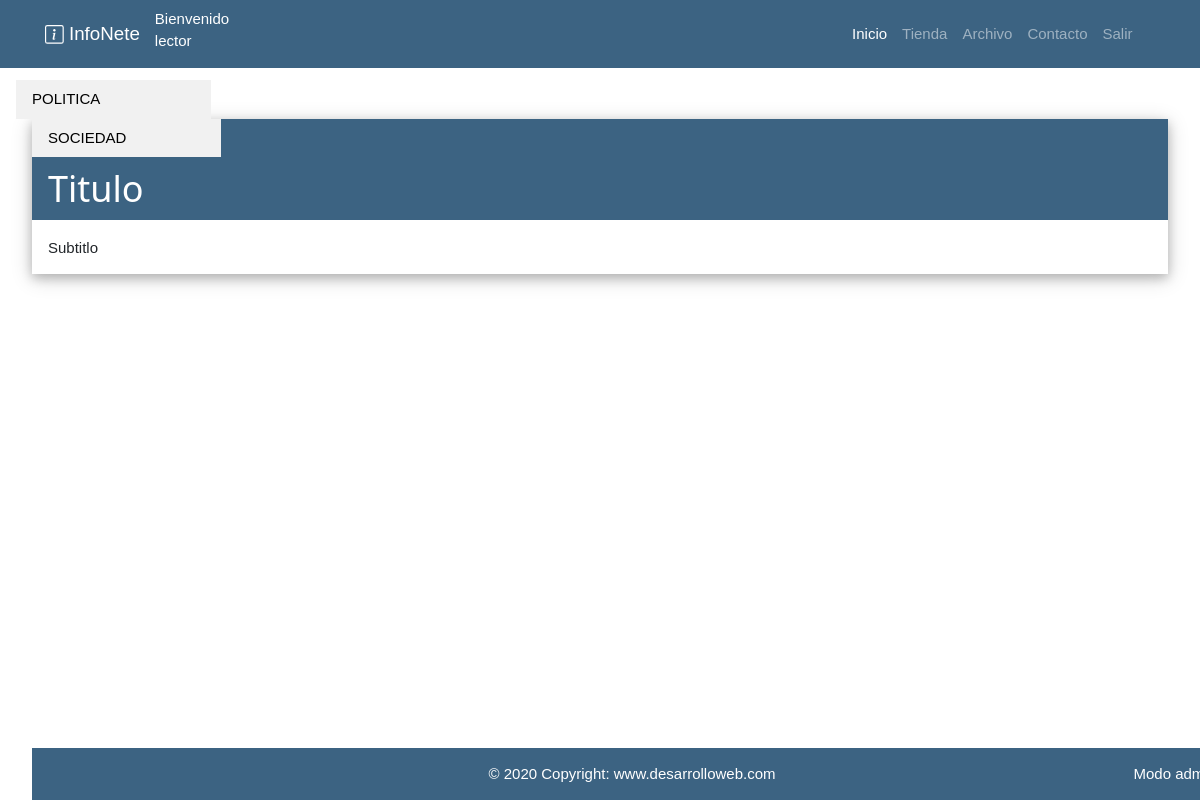
The app's page /index.php?page=buscarSecciones&Id_usuario=1&Cod_revista=1 (signed in), older data.
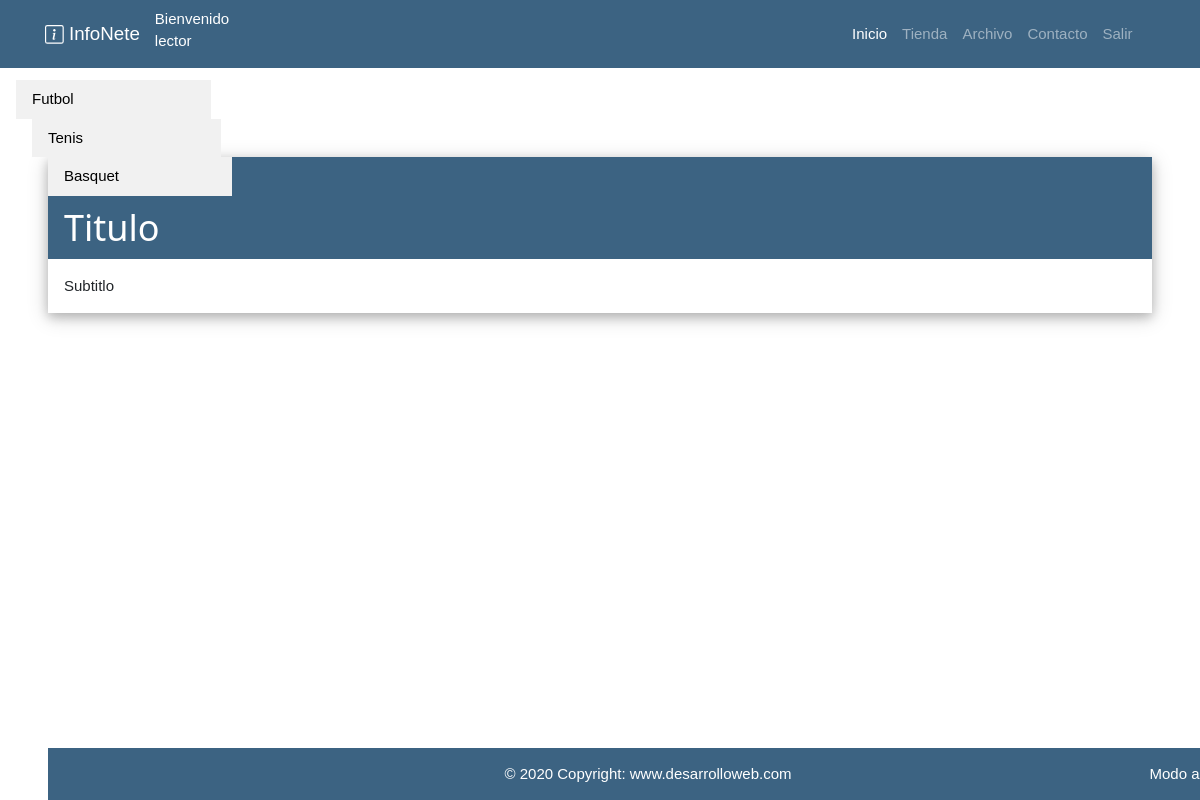
The same page, newer data.
### tables this page shows
CREATE TABLE Seccion     
(
Cod_seccion int NOT NULL auto_increment,
Descripcion varchar(50),
Cod_revista int NOT NULL,
CONSTRAINT PK_Descripcion PRIMARY KEY (Cod_seccion),
CONSTRAINT FK_Seccion_Revista FOREIGN KEY (Cod_revista) REFERENCES Diario_Revista(Id) 
);

### controller/RevistaController.php (called while the page is built, shortened)
<?php
class RevistaController
{
    private $modelo;
    public function __construct()
    {
        include_once("model/RevistaModel.php");
        $this->modelo = new RevistaModel();
    }
    public function executeBuscarSeccionesPorRevista($idUsuario,$idRevista)
{
    $resultadosSeccionPorRevista=$this->modelo->executeBuscarSeccionesPorRevista($idUsuario,$idRevista);
    include_once("view/lector/seccionesView.php");
}
}

### helper/Database.php (called while the page is built, shortened)
<?php
class Database
{
    private $conexion;
    public function __construct()
    {
        $configuracion = parse_ini_file("config/config.ini");
        $servername = $configuracion["servername"];
        $username = $configuracion["username"];
        $dbname = $configuracion["dbname"];
        $password = $configuracion["password"];
        $conn = new mysqli($servername, $username, $password);
        $conn->select_db($dbname);
        $this->conexion = $conn;
    }
    public function queryBuscarSeccionesPorRevista($idUsuario , $id_revista)
    {
        $resultados=array();
        $stmt = $this->conexion->prepare("SELECT * FROM Seccion
                                                where Cod_revista in (select Cod_revista
					                            from Lector_SuscripcionRevista
                                                where id_usuario = $idUsuario and Cod_revista = $id_revista)");
        $stmt->execute();
        $result = $stmt->get_result();
        if ($result->num_rows === 0) {
            $_SESSION["sinSeccion"] = "0";
        } else {
            $i = 1;
            while ($row = $result->fetch_assoc()) {
                $codSeccion = $row['Cod_seccion'];
                $descripcion = $row['Descripcion'];
                $resultados[$i] = $codSeccion . "-" . $descripcion;
                $i++;
            }
            return $resultados;
        }
    }
}

### model/RevistaModel.php (called while the page is built, shortened)
<?php
include_once("helper/Database.php");
class RevistaModel
{
    private $conexion;
    public function __construct()
    {
        $this->conexion = new Database();
    }
    public function executeBuscarSeccionesPorRevista($idUsuario , $id_revista)
    {
        return $this->conexion->queryBuscarSeccionesPorRevista($idUsuario , $id_revista);
    }
}

### view/lector/seccionesView.php (the view, shortened to what this page needs)
<?php
if (isset($_SESSION["usuarioOK"])) {
    ?>
    <?php
    if (isset($resultadosSeccionPorRevista)) {
        $tam = sizeof($resultadosSeccionPorRevista);
        for ($i = 1; $i <= $tam; $i++) {
            $posi = explode("-", $resultadosSeccionPorRevista[$i]);
            echo "<div class='w3-container'>";
            echo "<div class='w3-row'>";
            echo "<div class='w3-col m4 l2'>";
            echo "<div class='w3-bar-block w3-light-blue w3-mobile '>";
            echo "<a href='index.php?page=buscarNotiPorSeccion&Cod_seccion=$posi[0]' class=\"w3-bar-item w3-button w3-light-grey text-white w3-padding   \"> $posi[1]</a>";
            echo "</div>";
            echo "</div>";
        }
    }
    echo "<div class=\"w3-card-4 mb-5 w-col-sm\">";
    echo "<header class=\"w3-container bg-primary text-white mb-3  \">
                        <h1>Titulo</h1>
                        </header>";
    echo "<div class=\"w3-container w3-margin-top\">
                        <p>Subtitlo</p>
                        </div>";
    echo "</div>";
}
?>

### view/partial/header.php (shortened to what this page needs)
<?php
if(isset($_SESSION["usuarioOK"])) {
    $usuario = $_SESSION["usuarioOK"];
    $pos = explode("-", $usuario);
    }
?>
<!DOCTYPE html>
<html>
    <head>
        <link rel="stylesheet" href="view/css/bootstrap.min.css">
        <link rel="stylesheet" href="view/css/estilos.css">
        <link rel="stylesheet" href="view/css/style.css">
        <link rel="stylesheet" href="view/css/w3.css">
    </head>
    <body>
    <nav class="navbar navbar-expand-lg navbar-dark bg-primary fixed-top">
        <div class="container">
            <a class="navbar-brand" href="index.php">
                <span>
                </span> InfoNete
            </a>
            <div class="collapse navbar-collapse align-content-center">
                <ul class="navbar-nav ml-auto align-content-center">
                    <li class="nav-item active align-content-center">
                        <?php if(isset($_SESSION["usuarioOK"])) { ?>
                            <label class="text-white">Bienvenido <?php echo $pos[1];?></label>
                        <?php } ?>
                    </li>
                </ul>
            </div>
            <div class="container align-content-center"/>
            <div class="collapse navbar-collapse" id="navbarResponsive">
                <ul class="navbar-nav ml-auto">
                    <li class="nav-item active">
                        <a class="nav-link" href="index.php">Inicio
                        </a>
                    </li>
                    <li class="nav-item">
                        <a class="nav-link" href="index.php?page=tienda&idUsuario=<?php echo $pos[0]?>">Tienda</a>
                    </li>
                    <li class="nav-item">
                        <a class="nav-link" href="#">Archivo</a>
                    </li>
                    <li class="nav-item">
                        <a class="nav-link" href="#">Contacto</a>
                    </li>
                    <?php if(isset($_SESSION["usuarioOK"])) {
                     ?>
                    <li class="nav-item">
                        <a class="nav-link" href="view/logOut.php">Salir</a>
                    </li>
                    <?php
                    }
                    ?>
                </ul>
            </div>
        </div>
    </nav>
<div class="w3-content" style="max-width:2000px;margin-top:80px">

### index.php (shortened to what this page needs)
<?php
include_once("view/partial/header.php");
$page = isset($_GET[ "page" ]) ? $_GET[ "page" ] : "inicio";
switch ($page){
    case "buscarSecciones":
        $idUsuario=$_GET["Id_usuario"];
        $idRevista=$_GET ["Cod_revista"];
        include_once("controller/RevistaController.php");
        $controller = new RevistaController();
        $controller->executeBuscarSeccionesPorRevista($idUsuario , $idRevista);
        break;
}
include_once("view/partial/footer.php");

### view/partial/footer.php (shortened to what this page needs)
<footer class="page-footer font-small bg-primary w3-text-white container-fluid" style="position: fixed ; bottom: 0px;" >
    <div class="footer-copyright text-center py-3">© 2020 Copyright:
        <a href="#" style="text-decoration: none;" class="w3-hover-light-blue"> www.desarrolloweb.com </a>
        <a href="interno.php" style="position: absolute;right:0px; text-decoration: none" class="w3-margin-right w3-hover-light-gray "> Modo admin</a>
    </div>
</footer>
</body>
</html>

### view/css/estilos.css (style rules this page uses)
.bg-primary { background-color: #3c6382 !important; }

### view/css/style.css (style rules this page uses)
.bg-primary { background-color: #3c6382 !important; }

### view/css/w3.css (style rules this page uses)
*,*:before,*:after { box-sizing:inherit }
html { -ms-text-size-adjust:100%;-webkit-text-size-adjust:100% }
body { margin:0 }
article,aside,details,figcaption,figure,footer,header,main,menu,nav,section { display:block }
a { background-color:transparent }
html,body { font-family:Verdana,sans-serif;font-size:15px;line-height:1.5 }
html { overflow-x:hidden }
h1 { font-size:36px }
h1,h2,h3,h4,h5,h6 { font-family:"Segoe UI",Arial,sans-serif;font-weight:400;margin:10px 0 }
a { color:inherit }
.w3-btn,.w3-button { border:none;display:inline-block;padding:8px 16px;vertical-align:middle;overflow:hidden;text-decoration:none;color:inherit;background-color:inherit;text-align:center;cursor:pointer;white-space:nowrap }
.w3-btn,.w3-button { -webkit-touch-callout:none;-webkit-user-select:none;-khtml-user-select:none;-moz-user-select:none;-ms-user-select:none;user-select:none }
.w3-bar-block .w3-bar-item { width:100%;display:block;padding:8px 16px;text-align:left;border:none;white-space:normal;float:none;outline:0 }
.w3-container:after,.w3-container:before,.w3-panel:after,.w3-panel:before,.w3-row:after,.w3-row:before,.w3-row-padding:after,.w3-row-padding:before, .w3-cell-row:before,.w3-cell-row:after,.w3-clear:after,.w3-clear:before,.w3-bar:before,.w3-bar:after { content:"";display:table;clear:both }
.w3-col,.w3-half,.w3-third,.w3-twothird,.w3-threequarter,.w3-quarter { float:left;width:100% }
@media (min-width:601px) { .w3-col.m4,.w3-third { width:33.33333% } }
@media (min-width:993px) { .w3-col.l2 { width:16.66666% } }
.w3-content,.w3-auto { margin-left:auto;margin-right:auto }
.w3-content { max-width:980px }
.w3-container,.w3-panel { padding:0.01em 16px }
.w3-card-4,.w3-hover-shadow:hover { box-shadow:0 4px 10px 0 rgba(0,0,0,0.2),0 4px 20px 0 rgba(0,0,0,0.19) }
.w3-margin-top { margin-top:16px!important }
.w3-margin-right { margin-right:16px!important }
.w3-padding { padding:8px 16px!important }
.w3-light-blue,.w3-hover-light-blue:hover { color:#000!important;background-color:#87CEEB!important }
.w3-light-grey,.w3-hover-light-grey:hover,.w3-light-gray,.w3-hover-light-gray:hover { color:#000!important;background-color:#f1f1f1!important }
.w3-text-white,.w3-hover-text-white:hover { color:#fff!important }

Row changes from the older to the newer data that the page shows:
changed seccion: Descripcion "POLITICA" → "Futbol"
changed seccion: Descripcion "SOCIEDAD" → "Tenis"
now on this page (row edited): seccion: Descripcion "Basquet"
